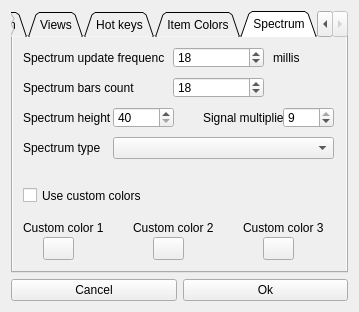
<?xml version="1.0" encoding="UTF-8"?>
<ui version="4.0">
 <class>SettingsDialog</class>
 <widget class="QDialog" name="SettingsDialog">
  <property name="geometry">
   <rect>
    <x>0</x>
    <y>0</y>
    <width>359</width>
    <height>312</height>
   </rect>
  </property>
  <property name="sizePolicy">
   <sizepolicy hsizetype="Ignored" vsizetype="Ignored">
    <horstretch>0</horstretch>
    <verstretch>0</verstretch>
   </sizepolicy>
  </property>
  <property name="windowTitle">
   <string>Dialog</string>
  </property>
  <layout class="QGridLayout" name="gridLayout_6">
   <item row="0" column="0" colspan="2">
    <widget class="QTabWidget" name="settingsTabs">
     <property name="tabPosition">
      <enum>QTabWidget::North</enum>
     </property>
     <property name="tabShape">
      <enum>QTabWidget::Triangular</enum>
     </property>
     <property name="currentIndex">
      <number>4</number>
     </property>
     <property name="usesScrollButtons">
      <bool>true</bool>
     </property>
     <property name="movable">
      <bool>false</bool>
     </property>
     <widget class="QWidget" name="common_tab">
      <attribute name="title">
       <string>Common</string>
      </attribute>
      <layout class="QGridLayout" name="gridLayout_5">
       <property name="leftMargin">
        <number>0</number>
       </property>
       <property name="topMargin">
        <number>0</number>
       </property>
       <property name="rightMargin">
        <number>0</number>
       </property>
       <property name="bottomMargin">
        <number>0</number>
       </property>
       <item row="0" column="0">
        <widget class="QScrollArea" name="scrollArea">
         <property name="frameShape">
          <enum>QFrame::NoFrame</enum>
         </property>
         <property name="frameShadow">
          <enum>QFrame::Plain</enum>
         </property>
         <property name="lineWidth">
          <number>0</number>
         </property>
         <property name="sizeAdjustPolicy">
          <enum>QAbstractScrollArea::AdjustToContents</enum>
         </property>
         <property name="widgetResizable">
          <bool>true</bool>
         </property>
         <widget class="QWidget" name="scrollAreaWidgetContents">
          <property name="geometry">
           <rect>
            <x>0</x>
            <y>0</y>
            <width>335</width>
            <height>245</height>
           </rect>
          </property>
          <widget class="QGroupBox" name="groupBox">
           <property name="geometry">
            <rect>
             <x>10</x>
             <y>10</y>
             <width>320</width>
             <height>46</height>
            </rect>
           </property>
           <property name="title">
            <string>Default save path for downloads</string>
           </property>
           <property name="alignment">
            <set>Qt::AlignCenter</set>
           </property>
           <widget class="QLineEdit" name="downloadPath">
            <property name="enabled">
             <bool>false</bool>
            </property>
            <property name="geometry">
             <rect>
              <x>10</x>
              <y>18</y>
              <width>231</width>
              <height>20</height>
             </rect>
            </property>
           </widget>
           <widget class="QPushButton" name="browseButton">
            <property name="geometry">
             <rect>
              <x>250</x>
              <y>16</y>
              <width>61</width>
              <height>23</height>
             </rect>
            </property>
            <property name="text">
             <string>Browse...</string>
            </property>
           </widget>
          </widget>
          <widget class="QCheckBox" name="drawMetrics">
           <property name="geometry">
            <rect>
             <x>10</x>
             <y>70</y>
             <width>311</width>
             <height>17</height>
            </rect>
           </property>
           <property name="text">
            <string>Draw metric grid on sliders</string>
           </property>
          </widget>
          <widget class="QComboBox" name="tabPositionSelect">
           <property name="geometry">
            <rect>
             <x>97</x>
             <y>100</y>
             <width>231</width>
             <height>22</height>
            </rect>
           </property>
          </widget>
          <widget class="QLabel" name="label_7">
           <property name="geometry">
            <rect>
             <x>10</x>
             <y>100</y>
             <width>71</width>
             <height>21</height>
            </rect>
           </property>
           <property name="text">
            <string>Tabs position</string>
           </property>
          </widget>
         </widget>
        </widget>
       </item>
      </layout>
     </widget>
     <widget class="QWidget" name="tabber_tab">
      <attribute name="title">
       <string>Views</string>
      </attribute>
      <layout class="QGridLayout" name="gridLayout_4">
       <property name="leftMargin">
        <number>0</number>
       </property>
       <property name="topMargin">
        <number>0</number>
       </property>
       <property name="rightMargin">
        <number>0</number>
       </property>
       <property name="bottomMargin">
        <number>0</number>
       </property>
       <item row="0" column="0">
        <widget class="QScrollArea" name="scrollArea_2">
         <property name="frameShape">
          <enum>QFrame::NoFrame</enum>
         </property>
         <property name="frameShadow">
          <enum>QFrame::Plain</enum>
         </property>
         <property name="lineWidth">
          <number>0</number>
         </property>
         <property name="widgetResizable">
          <bool>true</bool>
         </property>
         <widget class="QWidget" name="scrollAreaWidgetContents_2">
          <property name="geometry">
           <rect>
            <x>0</x>
            <y>0</y>
            <width>335</width>
            <height>245</height>
           </rect>
          </property>
          <widget class="QCheckBox" name="showCheckboxes">
           <property name="geometry">
            <rect>
             <x>10</x>
             <y>40</y>
             <width>311</width>
             <height>17</height>
            </rect>
           </property>
           <property name="text">
            <string>Show checkboxes for batch operations</string>
           </property>
          </widget>
          <widget class="QGroupBox" name="groupBox_2">
           <property name="geometry">
            <rect>
             <x>10</x>
             <y>160</y>
             <width>321</width>
             <height>51</height>
            </rect>
           </property>
           <property name="title">
            <string>Item info (bitrate, duration, etc...)</string>
           </property>
           <widget class="QCheckBox" name="showInfo">
            <property name="geometry">
             <rect>
              <x>10</x>
              <y>20</y>
              <width>311</width>
              <height>17</height>
             </rect>
            </property>
            <property name="text">
             <string>Show</string>
            </property>
           </widget>
           <widget class="QLabel" name="label">
            <property name="geometry">
             <rect>
              <x>60</x>
              <y>20</y>
              <width>161</width>
              <height>16</height>
             </rect>
            </property>
            <property name="text">
             <string>&lt;html&gt;&lt;head/&gt;&lt;body&gt;&lt;p&gt;&lt;span style=&quot; font-weight:600; color:#ff0000;&quot;&gt;Very slow for remote files. &lt;/span&gt;&lt;/p&gt;&lt;/body&gt;&lt;/html&gt;</string>
            </property>
           </widget>
          </widget>
          <widget class="QCheckBox" name="useSystemIconsCheck">
           <property name="geometry">
            <rect>
             <x>10</x>
             <y>70</y>
             <width>151</width>
             <height>17</height>
            </rect>
           </property>
           <property name="text">
            <string>Use system icons for elems</string>
           </property>
          </widget>
          <widget class="QCheckBox" name="spoilOnActivate">
           <property name="geometry">
            <rect>
             <x>10</x>
             <y>100</y>
             <width>311</width>
             <height>17</height>
            </rect>
           </property>
           <property name="text">
            <string>Spoil item on activation</string>
           </property>
          </widget>
          <widget class="QSpinBox" name="indentationStep">
           <property name="geometry">
            <rect>
             <x>100</x>
             <y>10</y>
             <width>71</width>
             <height>21</height>
            </rect>
           </property>
           <property name="minimum">
            <number>1</number>
           </property>
           <property name="value">
            <number>18</number>
           </property>
          </widget>
          <widget class="QLabel" name="label_23">
           <property name="geometry">
            <rect>
             <x>10</x>
             <y>10</y>
             <width>81</width>
             <height>21</height>
            </rect>
           </property>
           <property name="text">
            <string>Indentation step</string>
           </property>
          </widget>
          <widget class="QCheckBox" name="alertOnDeletion">
           <property name="geometry">
            <rect>
             <x>10</x>
             <y>130</y>
             <width>311</width>
             <height>17</height>
            </rect>
           </property>
           <property name="text">
            <string>Alert on folder deletion if not empty</string>
           </property>
          </widget>
         </widget>
        </widget>
       </item>
      </layout>
     </widget>
     <widget class="QWidget" name="hot_keys_tab">
      <attribute name="title">
       <string>Hot keys</string>
      </attribute>
      <layout class="QGridLayout" name="gridLayout">
       <property name="leftMargin">
        <number>0</number>
       </property>
       <property name="topMargin">
        <number>0</number>
       </property>
       <property name="rightMargin">
        <number>0</number>
       </property>
       <property name="bottomMargin">
        <number>0</number>
       </property>
       <item row="0" column="0">
        <widget class="QTreeView" name="treeView">
         <property name="rootIsDecorated">
          <bool>false</bool>
         </property>
         <property name="uniformRowHeights">
          <bool>true</bool>
         </property>
         <property name="itemsExpandable">
          <bool>false</bool>
         </property>
         <property name="expandsOnDoubleClick">
          <bool>false</bool>
         </property>
        </widget>
       </item>
      </layout>
     </widget>
     <widget class="QWidget" name="colors_tab">
      <attribute name="title">
       <string>Item Colors</string>
      </attribute>
      <layout class="QGridLayout" name="gridLayout_3">
       <property name="leftMargin">
        <number>0</number>
       </property>
       <property name="topMargin">
        <number>0</number>
       </property>
       <property name="rightMargin">
        <number>0</number>
       </property>
       <property name="bottomMargin">
        <number>0</number>
       </property>
       <item row="0" column="0">
        <widget class="QScrollArea" name="scrollArea_3">
         <property name="frameShape">
          <enum>QFrame::NoFrame</enum>
         </property>
         <property name="frameShadow">
          <enum>QFrame::Plain</enum>
         </property>
         <property name="lineWidth">
          <number>0</number>
         </property>
         <property name="verticalScrollBarPolicy">
          <enum>Qt::ScrollBarAsNeeded</enum>
         </property>
         <property name="sizeAdjustPolicy">
          <enum>QAbstractScrollArea::AdjustIgnored</enum>
         </property>
         <property name="widgetResizable">
          <bool>false</bool>
         </property>
         <widget class="QWidget" name="scrollAreaWidgetContents_3">
          <property name="geometry">
           <rect>
            <x>0</x>
            <y>0</y>
            <width>335</width>
            <height>361</height>
           </rect>
          </property>
          <widget class="QSpinBox" name="itemHeightSize">
           <property name="geometry">
            <rect>
             <x>80</x>
             <y>10</y>
             <width>71</width>
             <height>21</height>
            </rect>
           </property>
           <property name="minimum">
            <number>18</number>
           </property>
           <property name="value">
            <number>18</number>
           </property>
          </widget>
          <widget class="QLabel" name="label_14">
           <property name="geometry">
            <rect>
             <x>10</x>
             <y>10</y>
             <width>61</width>
             <height>21</height>
            </rect>
           </property>
           <property name="text">
            <string>Item height</string>
           </property>
          </widget>
          <widget class="QGroupBox" name="groupBox_3">
           <property name="geometry">
            <rect>
             <x>10</x>
             <y>40</y>
             <width>301</width>
             <height>161</height>
            </rect>
           </property>
           <property name="title">
            <string>Attributes</string>
           </property>
           <property name="alignment">
            <set>Qt::AlignCenter</set>
           </property>
           <property name="flat">
            <bool>false</bool>
           </property>
           <widget class="QComboBox" name="itemFontSelect">
            <property name="geometry">
             <rect>
              <x>80</x>
              <y>20</y>
              <width>171</width>
              <height>22</height>
             </rect>
            </property>
           </widget>
           <widget class="QLabel" name="label_11">
            <property name="geometry">
             <rect>
              <x>160</x>
              <y>50</y>
              <width>91</width>
              <height>31</height>
             </rect>
            </property>
            <property name="text">
             <string>Selected item 
text color</string>
            </property>
           </widget>
           <widget class="QPushButton" name="selectedItemTextColorButton">
            <property name="geometry">
             <rect>
              <x>260</x>
              <y>50</y>
              <width>31</width>
              <height>23</height>
             </rect>
            </property>
            <property name="text">
             <string/>
            </property>
           </widget>
           <widget class="QComboBox" name="itemInfoFontSelect">
            <property name="geometry">
             <rect>
              <x>80</x>
              <y>90</y>
              <width>171</width>
              <height>22</height>
             </rect>
            </property>
           </widget>
           <widget class="QLabel" name="label_9">
            <property name="geometry">
             <rect>
              <x>10</x>
              <y>90</y>
              <width>71</width>
              <height>21</height>
             </rect>
            </property>
            <property name="text">
             <string>Item info font</string>
            </property>
           </widget>
           <widget class="QLabel" name="label_8">
            <property name="geometry">
             <rect>
              <x>10</x>
              <y>20</y>
              <width>71</width>
              <height>21</height>
             </rect>
            </property>
            <property name="text">
             <string>Item font</string>
            </property>
           </widget>
           <widget class="QPushButton" name="defaultItemTextColorButton">
            <property name="geometry">
             <rect>
              <x>100</x>
              <y>50</y>
              <width>31</width>
              <height>23</height>
             </rect>
            </property>
            <property name="text">
             <string/>
            </property>
           </widget>
           <widget class="QLabel" name="label_10">
            <property name="geometry">
             <rect>
              <x>10</x>
              <y>50</y>
              <width>81</width>
              <height>31</height>
             </rect>
            </property>
            <property name="text">
             <string>Default item 
text color</string>
            </property>
           </widget>
           <widget class="QPushButton" name="selectedItemInfoTextColorButton">
            <property name="geometry">
             <rect>
              <x>260</x>
              <y>120</y>
              <width>31</width>
              <height>23</height>
             </rect>
            </property>
            <property name="text">
             <string/>
            </property>
           </widget>
           <widget class="QLabel" name="label_12">
            <property name="geometry">
             <rect>
              <x>10</x>
              <y>120</y>
              <width>81</width>
              <height>31</height>
             </rect>
            </property>
            <property name="text">
             <string>Default item info 
 text color</string>
            </property>
           </widget>
           <widget class="QLabel" name="label_13">
            <property name="geometry">
             <rect>
              <x>160</x>
              <y>120</y>
              <width>91</width>
              <height>31</height>
             </rect>
            </property>
            <property name="text">
             <string>Selected item info 
 text color</string>
            </property>
           </widget>
           <widget class="QSpinBox" name="itemFontSize">
            <property name="geometry">
             <rect>
              <x>260</x>
              <y>20</y>
              <width>34</width>
              <height>21</height>
             </rect>
            </property>
            <property name="minimum">
             <number>2</number>
            </property>
            <property name="value">
             <number>10</number>
            </property>
           </widget>
           <widget class="QSpinBox" name="itemInfoFontSize">
            <property name="geometry">
             <rect>
              <x>260</x>
              <y>90</y>
              <width>34</width>
              <height>21</height>
             </rect>
            </property>
            <property name="minimum">
             <number>2</number>
            </property>
            <property name="value">
             <number>10</number>
            </property>
           </widget>
           <widget class="QPushButton" name="defaultItemInfoTextColorButton">
            <property name="geometry">
             <rect>
              <x>100</x>
              <y>120</y>
              <width>31</width>
              <height>23</height>
             </rect>
            </property>
            <property name="text">
             <string/>
            </property>
           </widget>
          </widget>
          <widget class="QGroupBox" name="groupBox_4">
           <property name="geometry">
            <rect>
             <x>10</x>
             <y>210</y>
             <width>301</width>
             <height>141</height>
            </rect>
           </property>
           <property name="title">
            <string>Background</string>
           </property>
           <property name="alignment">
            <set>Qt::AlignCenter</set>
           </property>
           <widget class="QPushButton" name="likedColorButton">
            <property name="geometry">
             <rect>
              <x>90</x>
              <y>80</y>
              <width>31</width>
              <height>23</height>
             </rect>
            </property>
            <property name="text">
             <string/>
            </property>
           </widget>
           <widget class="QPushButton" name="defaultColorButton">
            <property name="geometry">
             <rect>
              <x>90</x>
              <y>50</y>
              <width>31</width>
              <height>23</height>
             </rect>
            </property>
            <property name="text">
             <string/>
            </property>
           </widget>
           <widget class="QPushButton" name="folderColorButton">
            <property name="geometry">
             <rect>
              <x>90</x>
              <y>110</y>
              <width>31</width>
              <height>23</height>
             </rect>
            </property>
            <property name="text">
             <string/>
            </property>
           </widget>
           <widget class="QLabel" name="label_2">
            <property name="geometry">
             <rect>
              <x>10</x>
              <y>50</y>
              <width>91</width>
              <height>21</height>
             </rect>
            </property>
            <property name="text">
             <string>Default color</string>
            </property>
           </widget>
           <widget class="QLabel" name="label_3">
            <property name="geometry">
             <rect>
              <x>170</x>
              <y>50</y>
              <width>91</width>
              <height>21</height>
             </rect>
            </property>
            <property name="text">
             <string>Listened color</string>
            </property>
           </widget>
           <widget class="QLabel" name="label_4">
            <property name="geometry">
             <rect>
              <x>10</x>
              <y>80</y>
              <width>91</width>
              <height>21</height>
             </rect>
            </property>
            <property name="text">
             <string>Liked color</string>
            </property>
           </widget>
           <widget class="QCheckBox" name="useGradientCheck">
            <property name="geometry">
             <rect>
              <x>10</x>
              <y>20</y>
              <width>131</width>
              <height>17</height>
             </rect>
            </property>
            <property name="text">
             <string>Use gradient</string>
            </property>
           </widget>
           <widget class="QLabel" name="label_6">
            <property name="geometry">
             <rect>
              <x>10</x>
              <y>110</y>
              <width>91</width>
              <height>21</height>
             </rect>
            </property>
            <property name="text">
             <string>Folder color</string>
            </property>
           </widget>
           <widget class="QPushButton" name="listenedColorButton">
            <property name="geometry">
             <rect>
              <x>250</x>
              <y>50</y>
              <width>31</width>
              <height>23</height>
             </rect>
            </property>
            <property name="text">
             <string/>
            </property>
           </widget>
           <widget class="QPushButton" name="playedColorButton">
            <property name="geometry">
             <rect>
              <x>250</x>
              <y>80</y>
              <width>31</width>
              <height>23</height>
             </rect>
            </property>
            <property name="text">
             <string/>
            </property>
           </widget>
           <widget class="QLabel" name="label_5">
            <property name="geometry">
             <rect>
              <x>170</x>
              <y>80</y>
              <width>91</width>
              <height>21</height>
             </rect>
            </property>
            <property name="text">
             <string>Played color</string>
            </property>
           </widget>
          </widget>
         </widget>
        </widget>
       </item>
      </layout>
     </widget>
     <widget class="QWidget" name="spectrum_tab">
      <attribute name="title">
       <string>Spectrum</string>
      </attribute>
      <layout class="QGridLayout" name="gridLayout_2">
       <property name="leftMargin">
        <number>0</number>
       </property>
       <property name="topMargin">
        <number>0</number>
       </property>
       <property name="rightMargin">
        <number>0</number>
       </property>
       <property name="bottomMargin">
        <number>0</number>
       </property>
       <item row="0" column="0">
        <widget class="QScrollArea" name="scrollArea_4">
         <property name="frameShape">
          <enum>QFrame::NoFrame</enum>
         </property>
         <property name="frameShadow">
          <enum>QFrame::Plain</enum>
         </property>
         <property name="lineWidth">
          <number>0</number>
         </property>
         <property name="widgetResizable">
          <bool>true</bool>
         </property>
         <widget class="QWidget" name="scrollAreaWidgetContents_4">
          <property name="geometry">
           <rect>
            <x>0</x>
            <y>0</y>
            <width>335</width>
            <height>245</height>
           </rect>
          </property>
          <widget class="QPushButton" name="spectrumColor3">
           <property name="geometry">
            <rect>
             <x>250</x>
             <y>200</y>
             <width>31</width>
             <height>23</height>
            </rect>
           </property>
           <property name="text">
            <string/>
           </property>
          </widget>
          <widget class="QLabel" name="label_17">
           <property name="geometry">
            <rect>
             <x>10</x>
             <y>180</y>
             <width>81</width>
             <height>21</height>
            </rect>
           </property>
           <property name="text">
            <string>Custom color 1</string>
           </property>
          </widget>
          <widget class="QLabel" name="label_16">
           <property name="geometry">
            <rect>
             <x>10</x>
             <y>40</y>
             <width>141</width>
             <height>21</height>
            </rect>
           </property>
           <property name="text">
            <string>Spectrum bars count</string>
           </property>
          </widget>
          <widget class="QCheckBox" name="spectrumCustomColorUse">
           <property name="geometry">
            <rect>
             <x>10</x>
             <y>150</y>
             <width>231</width>
             <height>17</height>
            </rect>
           </property>
           <property name="text">
            <string>Use custom colors</string>
           </property>
          </widget>
          <widget class="QLabel" name="label_19">
           <property name="geometry">
            <rect>
             <x>10</x>
             <y>70</y>
             <width>91</width>
             <height>21</height>
            </rect>
           </property>
           <property name="text">
            <string>Spectrum height</string>
           </property>
          </widget>
          <widget class="QSpinBox" name="spectrumBarsCount">
           <property name="geometry">
            <rect>
             <x>160</x>
             <y>40</y>
             <width>91</width>
             <height>21</height>
            </rect>
           </property>
           <property name="minimum">
            <number>5</number>
           </property>
           <property name="maximum">
            <number>512</number>
           </property>
           <property name="value">
            <number>18</number>
           </property>
          </widget>
          <widget class="QLabel" name="label_18">
           <property name="geometry">
            <rect>
             <x>260</x>
             <y>10</y>
             <width>41</width>
             <height>21</height>
            </rect>
           </property>
           <property name="text">
            <string>millis</string>
           </property>
          </widget>
          <widget class="QSpinBox" name="spectrumMultiplier">
           <property name="geometry">
            <rect>
             <x>270</x>
             <y>70</y>
             <width>51</width>
             <height>21</height>
            </rect>
           </property>
           <property name="minimum">
            <number>1</number>
           </property>
           <property name="maximum">
            <number>9</number>
           </property>
           <property name="value">
            <number>9</number>
           </property>
          </widget>
          <widget class="QSpinBox" name="spectrumHeight">
           <property name="geometry">
            <rect>
             <x>100</x>
             <y>70</y>
             <width>61</width>
             <height>21</height>
            </rect>
           </property>
           <property name="minimum">
            <number>40</number>
           </property>
           <property name="maximum">
            <number>150</number>
           </property>
           <property name="value">
            <number>40</number>
           </property>
          </widget>
          <widget class="QPushButton" name="spectrumColor">
           <property name="geometry">
            <rect>
             <x>30</x>
             <y>200</y>
             <width>31</width>
             <height>23</height>
            </rect>
           </property>
           <property name="text">
            <string/>
           </property>
          </widget>
          <widget class="QLabel" name="label_22">
           <property name="geometry">
            <rect>
             <x>230</x>
             <y>180</y>
             <width>81</width>
             <height>21</height>
            </rect>
           </property>
           <property name="text">
            <string>Custom color 3</string>
           </property>
          </widget>
          <widget class="QLabel" name="label_15">
           <property name="geometry">
            <rect>
             <x>10</x>
             <y>10</y>
             <width>141</width>
             <height>21</height>
            </rect>
           </property>
           <property name="text">
            <string>Spectrum update frequency</string>
           </property>
          </widget>
          <widget class="QPushButton" name="spectrumColor2">
           <property name="geometry">
            <rect>
             <x>140</x>
             <y>200</y>
             <width>31</width>
             <height>23</height>
            </rect>
           </property>
           <property name="text">
            <string/>
           </property>
          </widget>
          <widget class="QLabel" name="label_20">
           <property name="geometry">
            <rect>
             <x>120</x>
             <y>180</y>
             <width>81</width>
             <height>21</height>
            </rect>
           </property>
           <property name="text">
            <string>Custom color 2</string>
           </property>
          </widget>
          <widget class="QSpinBox" name="spectrumUpdateFrequecy">
           <property name="geometry">
            <rect>
             <x>160</x>
             <y>10</y>
             <width>91</width>
             <height>21</height>
            </rect>
           </property>
           <property name="minimum">
            <number>1</number>
           </property>
           <property name="maximum">
            <number>100</number>
           </property>
           <property name="value">
            <number>18</number>
           </property>
          </widget>
          <widget class="QLabel" name="label_21">
           <property name="geometry">
            <rect>
             <x>190</x>
             <y>70</y>
             <width>81</width>
             <height>21</height>
            </rect>
           </property>
           <property name="text">
            <string>Signal multiplier</string>
           </property>
          </widget>
          <widget class="QLabel" name="label_24">
           <property name="geometry">
            <rect>
             <x>10</x>
             <y>100</y>
             <width>91</width>
             <height>21</height>
            </rect>
           </property>
           <property name="text">
            <string>Spectrum type</string>
           </property>
          </widget>
          <widget class="QComboBox" name="spectrumTypeSelect">
           <property name="geometry">
            <rect>
             <x>100</x>
             <y>100</y>
             <width>221</width>
             <height>22</height>
            </rect>
           </property>
          </widget>
         </widget>
        </widget>
       </item>
      </layout>
     </widget>
    </widget>
   </item>
   <item row="1" column="0">
    <widget class="QPushButton" name="cancelButton">
     <property name="text">
      <string>Cancel</string>
     </property>
    </widget>
   </item>
   <item row="1" column="1">
    <widget class="QPushButton" name="acceptButton">
     <property name="text">
      <string>Ok</string>
     </property>
    </widget>
   </item>
  </layout>
  <zorder>acceptButton</zorder>
  <zorder>cancelButton</zorder>
  <zorder>settingsTabs</zorder>
 </widget>
 <resources/>
 <connections/>
</ui>
